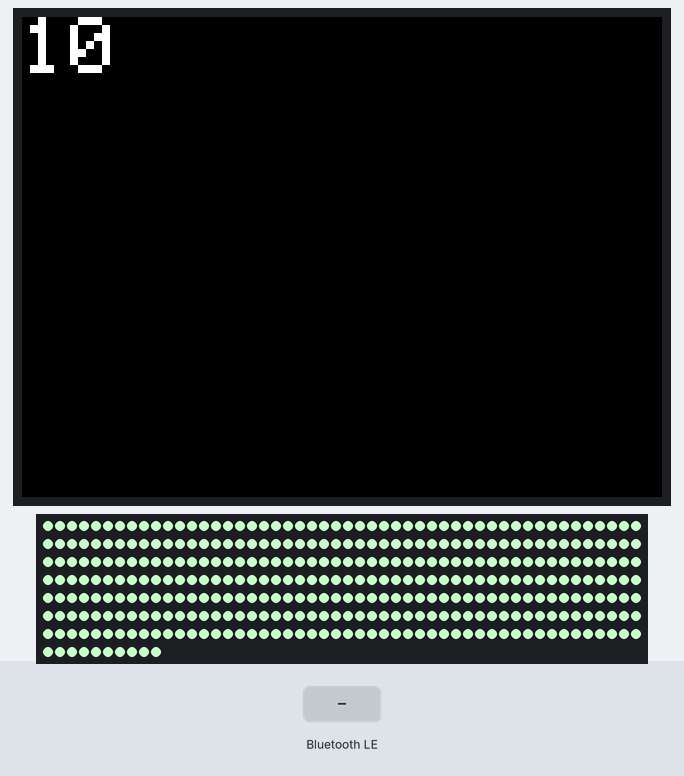
The sketch below on a simulated ESP32. Parts: 320×240 colour display, 360 RGB LEDs in strip order, left to right, continuing on the next row. The inputs (shaded band) are chosen by the test bench. Nothing arrives over Bluetooth unless stated; a phone connects over Bluetooth LE 3 s after start; what the sketch prints to the serial monitor is not drawn.

Above: at 1.4 s.

The sketch:

BLE_receive_rgbw_led.ino
```cpp
/*
    Based on Neil Kolban example for IDF: https://github.com/nkolban/esp32-snippets/blob/master/cpp_utils/tests/BLE%20Tests/SampleWrite.cpp
    Ported to Arduino ESP32 by Evandro Copercini
*/
#include <M5Core2.h>
//#include <M5Unified.h>
#include <Adafruit_NeoPixel.h>

#include <BLEDevice.h>
#include <BLEUtils.h>
#include <BLEServer.h>

// See the following for generating UUIDs:
// https://www.uuidgenerator.net/

#define SERVICE_UUID        "4fafc201-1fb5-459e-8fcc-c5c9c331914b"
#define CHARACTERISTIC_UUID "beb5483e-36e1-4688-b7f5-ea07361b26a8"

BLEAdvertising *pAdvertising;

std::string stdBleName;
String bleName = "10";

int r,g,b,w;
//bool isReceived=false;

int ledPin = 32;
int ledBrightness = 200;
int ledLength = 360;//150 for 5m

Adafruit_NeoPixel strip(ledLength, ledPin , NEO_GRBW + NEO_KHZ800);

static void showRGBW();
static void setLight();

class MyCallbacks: public BLECharacteristicCallbacks {

    void onWrite(BLECharacteristic *pCharacteristic) {
      std::string value = pCharacteristic->getValue();
      if (value.length() > 0) {
        Serial.println("*********");
        Serial.print("New value2: ");
        for (int i = 0; i < value.length(); i++){
          String s = String(int(value[i]));
          Serial.print(s);
        }
        Serial.println();
        Serial.println("*********");
      }


      if (value.length() == 4) {
        r = int(value[0]);
        g = int(value[1]);
        b = int(value[2]);
        w = int(value[3]);

        showRGBW();
        setLight();

          r=0;
          g=0;
          b=0;
          w=0;
        //setLight(0,255,0,255);
        //isReceived = true;
      }
    }
};

void setup() {
  M5.begin();
  M5.Lcd.fillScreen(BLACK);
  Serial.begin(115200);
  setupLED();

  /*
  strip.fill(strip.Color(255,255,255,255));
  strip.show();
  */
  r=0;
  g=255;
  b=0;
  w=255;

  setLight();

  stdBleName = bleName.c_str();

  showName();

  Serial.println("1- Download and install an BLE scanner app in your phone");
  Serial.println("2- Scan for BLE devices in the app");
  Serial.println("3- Connect to MyESP32");
  Serial.println("4- Go to CUSTOM CHARACTERISTIC in CUSTOM SERVICE and write something");
  Serial.println("5- See the magic =)");

  //https://github.com/nkolban/ESP32_BLE_Arduino/blob/master/src/BLEDevice.h

  BLEDevice::init(stdBleName);
  //BLEDevice::init("03");
  BLEServer *pServer = BLEDevice::createServer();

  BLEService *pService = pServer->createService(SERVICE_UUID);


  BLECharacteristic *pCharacteristic = pService->createCharacteristic(
                                         CHARACTERISTIC_UUID,
                                         BLECharacteristic::PROPERTY_READ |
                                         BLECharacteristic::PROPERTY_WRITE
                                       );

  pCharacteristic->setCallbacks(new MyCallbacks());

  pCharacteristic->setValue("Hello World");
  pService->start();

  //BLEAdvertising *pAdvertising = pServer->getAdvertising();
  pAdvertising = pServer->getAdvertising();
  pAdvertising->setScanResponse(true);
  pAdvertising->start();
}

void loop() {
  // put your main code here, to run repeatedly:
  pAdvertising->start();
  delay(2000);
  /*
  if(isReceived){
    showRGBW();
    isReceived = false;
  }
  */
}
```

light.ino
```cpp
#include <M5Core2.h>

void setupLED(){
  strip.updateLength(ledLength);
  strip.begin();           // INITIALIZE NeoPixel strip object (REQUIRED)
  strip.show();            // Turn OFF all pixels ASAP
  strip.setBrightness(ledBrightness);
}

void setLight(){
    String s = "light:"+String(r)+","+String(g)+","+String(b)+","+String(w);
    Serial.println(s);
  strip.fill(strip.Color(r, g, b, w));
  strip.show();
}
```

utils.ino
```cpp
#include <M5Core2.h>

void showRGBW(){
    String s = String(r)+","+String(g)+","+String(b)+","+String(w);
    Serial.println(s);

    M5.Lcd.setCursor(0, 240-40);
    M5.Lcd.setTextSize(2);
    M5.Lcd.print(s);

    uint16_t rgbColor = 0;
    rgbColor = M5.Lcd.color565(r, g, b);
    uint16_t whiteColor = 0;
    whiteColor = M5.Lcd.color565(w,w,w);

    uint16_t blended = 0;
    //blended = M5.Lcd.alphaBlend(128, rgbColor, whiteColor);

    M5.Lcd.fillRect(0,40, 320, 240-82, whiteColor);
}

void showName(){
    Serial.println(bleName);

    M5.Lcd.setCursor(0, 240-240);
    M5.Lcd.setTextSize(4);
    M5.Lcd.print(bleName);
}
```
